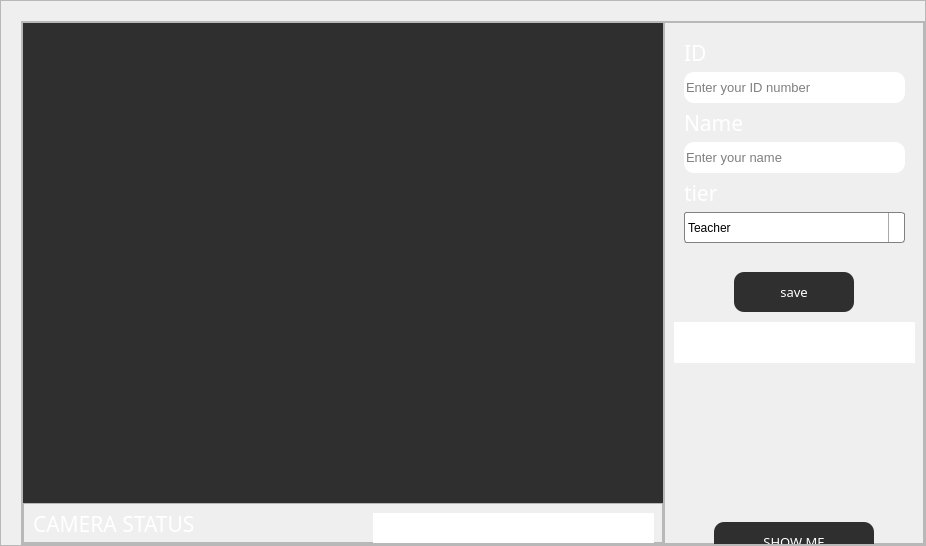
            <widget class="QWidget" name="Detect">
             <layout class="QVBoxLayout" name="verticalLayout_4">
              <property name="spacing">
               <number>0</number>
              </property>
              <property name="leftMargin">
               <number>0</number>
              </property>
              <property name="topMargin">
               <number>0</number>
              </property>
              <property name="rightMargin">
               <number>0</number>
              </property>
              <property name="bottomMargin">
               <number>0</number>
              </property>
              <item>
               <widget class="QFrame" name="frame_8">
                <property name="frameShape">
                 <enum>QFrame::StyledPanel</enum>
                </property>
                <property name="frameShadow">
                 <enum>QFrame::Raised</enum>
                </property>
                <layout class="QGridLayout" name="gridLayout">
                 <property name="leftMargin">
                  <number>20</number>
                 </property>
                 <property name="topMargin">
                  <number>20</number>
                 </property>
                 <property name="rightMargin">
                  <number>0</number>
                 </property>
                 <property name="bottomMargin">
                  <number>0</number>
                 </property>
                 <property name="spacing">
                  <number>0</number>
                 </property>
                 <item row="0" column="0">
                  <widget class="QFrame" name="realbody">
                   <property name="frameShape">
                    <enum>QFrame::StyledPanel</enum>
                   </property>
                   <property name="frameShadow">
                    <enum>QFrame::Raised</enum>
                   </property>
                   <layout class="QHBoxLayout" name="horizontalLayout_3">
                    <property name="spacing">
                     <number>0</number>
                    </property>
                    <property name="leftMargin">
                     <number>0</number>
                    </property>
                    <property name="topMargin">
                     <number>0</number>
                    </property>
                    <property name="rightMargin">
                     <number>0</number>
                    </property>
                    <property name="bottomMargin">
                     <number>0</number>
                    </property>
                    <item>
                     <widget class="QFrame" name="frame_9">
                      <property name="minimumSize">
                       <size>
                        <width>640</width>
                        <height>0</height>
                       </size>
                      </property>
                      <property name="frameShape">
                       <enum>QFrame::StyledPanel</enum>
                      </property>
                      <property name="frameShadow">
                       <enum>QFrame::Raised</enum>
                      </property>
                      <layout class="QVBoxLayout" name="verticalLayout_5">
                       <property name="spacing">
                        <number>0</number>
                       </property>
                       <property name="leftMargin">
                        <number>0</number>
                       </property>
                       <property name="topMargin">
                        <number>0</number>
                       </property>
                       <property name="rightMargin">
                        <number>0</number>
                       </property>
                       <property name="bottomMargin">
                        <number>0</number>
                       </property>
                       <item>
                        <widget class="QFrame" name="frame_13">
                         <property name="minimumSize">
                          <size>
                           <width>640</width>
                           <height>480</height>
                          </size>
                         </property>
                         <property name="frameShape">
                          <enum>QFrame::StyledPanel</enum>
                         </property>
                         <property name="frameShadow">
                          <enum>QFrame::Raised</enum>
                         </property>
                         <widget class="QLabel" name="Screen">
                          <property name="geometry">
                           <rect>
                            <x>0</x>
                            <y>0</y>
                            <width>640</width>
                            <height>480</height>
                           </rect>
                          </property>
                          <property name="minimumSize">
                           <size>
                            <width>640</width>
                            <height>480</height>
                           </size>
                          </property>
                          <property name="maximumSize">
                           <size>
                            <width>640</width>
                            <height>480</height>
                           </size>
                          </property>
                          <property name="styleSheet">
                           <string notr="true">background-color: rgb(47, 47, 47);</string>
                          </property>
                          <property name="text">
                           <string/>
                          </property>
                         </widget>
                        </widget>
                       </item>
                       <item>
                        <widget class="QFrame" name="frame_14">
                         <property name="frameShape">
                          <enum>QFrame::StyledPanel</enum>
                         </property>
                         <property name="frameShadow">
                          <enum>QFrame::Raised</enum>
                         </property>
                        </widget>
                       </item>
                       <item>
                        <widget class="QFrame" name="frame_15">
                         <property name="minimumSize">
                          <size>
                           <width>0</width>
                           <height>40</height>
                          </size>
                         </property>
                         <property name="frameShape">
                          <enum>QFrame::StyledPanel</enum>
                         </property>
                         <property name="frameShadow">
                          <enum>QFrame::Raised</enum>
                         </property>
                         <widget class="QLabel" name="label_6">
                          <property name="geometry">
                           <rect>
                            <x>10</x>
                            <y>0</y>
                            <width>311</width>
                            <height>41</height>
                           </rect>
                          </property>
                          <property name="font">
                           <font>
                            <family>ROG Fonts</family>
                            <pointsize>16</pointsize>
                           </font>
                          </property>
                          <property name="styleSheet">
                           <string notr="true">color: white;</string>
                          </property>
                          <property name="text">
                           <string>CAMERA STATUS</string>
                          </property>
                         </widget>
                         <widget class="QTextBrowser" name="textBrowser_2">
                          <property name="geometry">
                           <rect>
                            <x>350</x>
                            <y>10</y>
                            <width>281</width>
                            <height>31</height>
                           </rect>
                          </property>
                          <property name="font">
                           <font>
                            <family>ROG Fonts</family>
                            <pointsize>10</pointsize>
                           </font>
                          </property>
                          <property name="styleSheet">
                           <string notr="true">color: White;</string>
                          </property>
                          <property name="frameShape">
                           <enum>QFrame::NoFrame</enum>
                          </property>
                          <property name="frameShadow">
                           <enum>QFrame::Plain</enum>
                          </property>
                          <property name="lineWidth">
                           <number>0</number>
                          </property>
                          <property name="placeholderText">
                           <string>unknow</string>
                          </property>
                         </widget>
                        </widget>
                       </item>
                       <item>
                        <widget class="QFrame" name="frame_16">
                         <property name="frameShape">
                          <enum>QFrame::StyledPanel</enum>
                         </property>
                         <property name="frameShadow">
                          <enum>QFrame::Raised</enum>
                         </property>
                        </widget>
                       </item>
                      </layout>
                     </widget>
                    </item>
                    <item>
                     <widget class="QFrame" name="frame_11">
                      <property name="minimumSize">
                       <size>
                        <width>0</width>
                        <height>0</height>
                       </size>
                      </property>
                      <property name="maximumSize">
                       <size>
                        <width>16777215</width>
                        <height>16777215</height>
                       </size>
                      </property>
                      <property name="frameShape">
                       <enum>QFrame::StyledPanel</enum>
                      </property>
                      <property name="frameShadow">
                       <enum>QFrame::Raised</enum>
                      </property>
                     </widget>
                    </item>
                    <item>
                     <widget class="QFrame" name="frame_10">
                      <property name="minimumSize">
                       <size>
                        <width>260</width>
                        <height>0</height>
                       </size>
                      </property>
                      <property name="maximumSize">
                       <size>
                        <width>230</width>
                        <height>16777215</height>
                       </size>
                      </property>
                      <property name="frameShape">
                       <enum>QFrame::StyledPanel</enum>
                      </property>
                      <property name="frameShadow">
                       <enum>QFrame::Raised</enum>
                      </property>
                      <widget class="QLineEdit" name="lineEdit">
                       <property name="geometry">
                        <rect>
                         <x>20</x>
                         <y>50</y>
                         <width>221</width>
                         <height>31</height>
                        </rect>
                       </property>
                       <property name="font">
                        <font>
                         <pointsize>10</pointsize>
                        </font>
                       </property>
                       <property name="styleSheet">
                        <string notr="true">background-color: rgb(255, 255, 255);
border-radius: 10px;</string>
                       </property>
                       <property name="placeholderText">
                        <string>Enter your ID number</string>
                       </property>
                      </widget>
                      <widget class="QLineEdit" name="lineEdit_2">
                       <property name="geometry">
                        <rect>
                         <x>20</x>
                         <y>120</y>
                         <width>221</width>
                         <height>31</height>
                        </rect>
                       </property>
                       <property name="font">
                        <font>
                         <pointsize>10</pointsize>
                        </font>
                       </property>
                       <property name="styleSheet">
                        <string notr="true">background-color: rgb(255, 255, 255);
border-radius: 10px;</string>
                       </property>
                       <property name="placeholderText">
                        <string>Enter your name</string>
                       </property>
                      </widget>
                      <widget class="QLabel" name="label_2">
                       <property name="geometry">
                        <rect>
                         <x>20</x>
                         <y>10</y>
                         <width>221</width>
                         <height>41</height>
                        </rect>
                       </property>
                       <property name="font">
                        <font>
                         <family>ROG Fonts</family>
                         <pointsize>16</pointsize>
                        </font>
                       </property>
                       <property name="styleSheet">
                        <string notr="true">color: white;</string>
                       </property>
                       <property name="text">
                        <string>ID</string>
                       </property>
                      </widget>
                      <widget class="QLabel" name="label_3">
                       <property name="geometry">
                        <rect>
                         <x>20</x>
                         <y>80</y>
                         <width>221</width>
                         <height>41</height>
                        </rect>
                       </property>
                       <property name="font">
                        <font>
                         <family>ROG Fonts</family>
                         <pointsize>16</pointsize>
                        </font>
                       </property>
                       <property name="styleSheet">
                        <string notr="true">color: white;</string>
                       </property>
                       <property name="text">
                        <string>Name</string>
                       </property>
                      </widget>
                      <widget class="QLabel" name="label_10">
                       <property name="geometry">
                        <rect>
                         <x>20</x>
                         <y>150</y>
                         <width>221</width>
                         <height>41</height>
                        </rect>
                       </property>
                       <property name="font">
                        <font>
                         <family>ROG Fonts</family>
                         <pointsize>16</pointsize>
                        </font>
                       </property>
                       <property name="styleSheet">
                        <string notr="true">color: white;</string>
                       </property>
                       <property name="text">
                        <string>tier</string>
                       </property>
                      </widget>
                      <widget class="QPushButton" name="minimize_4">
                       <property name="geometry">
                        <rect>
                         <x>70</x>
                         <y>250</y>
                         <width>120</width>
                         <height>40</height>
                        </rect>
                       </property>
                       <property name="maximumSize">
                        <size>
                         <width>120</width>
                         <height>40</height>
                        </size>
                       </property>
                       <property name="font">
                        <font>
                         <family>ROG Fonts</family>
                         <pointsize>10</pointsize>
                        </font>
                       </property>
                       <property name="styleSheet">
                        <string notr="true">QPushButton{
color: White;
background-color: rgb(47, 47, 47);
border-style: outset;
border-radius: 10px
}

QPushButton::hover{
	background-color: rgb(40, 40, 40);
}

QPushButton::pressed{
	background-color: rgb(50, 50, 50);
}</string>
                       </property>
                       <property name="text">
                        <string>save</string>
                       </property>
                      </widget>
                      <widget class="QPushButton" name="minimize_5">
                       <property name="geometry">
                        <rect>
                         <x>50</x>
                         <y>500</y>
                         <width>160</width>
                         <height>40</height>
                        </rect>
                       </property>
                       <property name="maximumSize">
                        <size>
                         <width>160</width>
                         <height>40</height>
                        </size>
                       </property>
                       <property name="font">
                        <font>
                         <family>ROG Fonts</family>
                         <pointsize>10</pointsize>
                        </font>
                       </property>
                       <property name="styleSheet">
                        <string notr="true">QPushButton{
color: White;
background-color: rgb(47, 47, 47);
border-style: outset;
border-radius: 10px
}

QPushButton::hover{
	background-color: rgb(40, 40, 40);
}

QPushButton::pressed{
	background-color: rgb(50, 50, 50);
}</string>
                       </property>
                       <property name="text">
                        <string>SHOW ME</string>
                       </property>
                      </widget>
                      <widget class="QComboBox" name="comboBox">
                       <property name="geometry">
                        <rect>
                         <x>20</x>
                         <y>190</y>
                         <width>221</width>
                         <height>31</height>
                        </rect>
                       </property>
                       <property name="styleSheet">
                        <string notr="true">QComboBox {
    border: 1px solid gray;
    border-radius: 3px;
    padding: 1px 18px 1px 3px;
    min-width: 6em;
}
QComboBox:!editable, QComboBox::drop-down:editable {
     background: qlineargradient(x1: 0, y1: 0, x2: 0, y2: 1,
                                 stop: 0 #E1E1E1, stop: 0.4 #DDDDDD,
                                 stop: 0.5 #D8D8D8, stop: 1.0 #D3D3D3);
}

/* QComboBox gets the &quot;on&quot; state when the popup is open */
QComboBox:!editable:on, QComboBox::drop-down:editable:on {
    background: qlineargradient(x1: 0, y1: 0, x2: 0, y2: 1,
                                stop: 0 #D3D3D3, stop: 0.4 #D8D8D8,
                                stop: 0.5 #DDDDDD, stop: 1.0 #E1E1E1);
}

QComboBox:on { /* shift the text when the popup opens */
    padding-top: 3px;
    padding-left: 4px;
}

QComboBox::drop-down {
    subcontrol-origin: padding;
    subcontrol-position: top right;
    width: 15px;

    border-left-width: 1px;
    border-left-color: darkgray;
    border-left-style: solid; /* just a single line */
    border-top-right-radius: 3px; /* same radius as the QComboBox */
    border-bottom-right-radius: 3px;
}

QComboBox QAbstractItemView {
    border: 2px solid darkgray;
    selection-background-color: lightgray;
	background-color: lightgray;
}</string>
                       </property>
                       <item>
                        <property name="text">
                         <string>Teacher</string>
                        </property>
                       </item>
                       <item>
                        <property name="text">
                         <string>Student</string>
                        </property>
                       </item>
                       <item>
                        <property name="text">
                         <string>Else</string>
                        </property>
                       </item>
                      </widget>
                      <widget class="QTextBrowser" name="textBrowser">
                       <property name="geometry">
                        <rect>
                         <x>10</x>
                         <y>300</y>
                         <width>241</width>
                         <height>41</height>
                        </rect>
                       </property>
                       <property name="layoutDirection">
                        <enum>Qt::LeftToRight</enum>
                       </property>
                       <property name="styleSheet">
                        <string notr="true">color: White;</string>
                       </property>
                       <property name="frameShape">
                        <enum>QFrame::NoFrame</enum>
                       </property>
                       <property name="frameShadow">
                        <enum>QFrame::Plain</enum>
                       </property>
                       <property name="lineWidth">
                        <number>0</number>
                       </property>
                      </widget>
                     </widget>
                    </item>
                    <item>
                     <widget class="QFrame" name="frame_12">
                      <property name="maximumSize">
                       <size>
                        <width>16777215</width>
                        <height>16777215</height>
                       </size>
                      </property>
                      <property name="frameShape">
                       <enum>QFrame::StyledPanel</enum>
                      </property>
                      <property name="frameShadow">
                       <enum>QFrame::Raised</enum>
                      </property>
                     </widget>
                    </item>
                   </layout>
                  </widget>
                 </item>
                </layout>
               </widget>
              </item>
             </layout>
            </widget>
